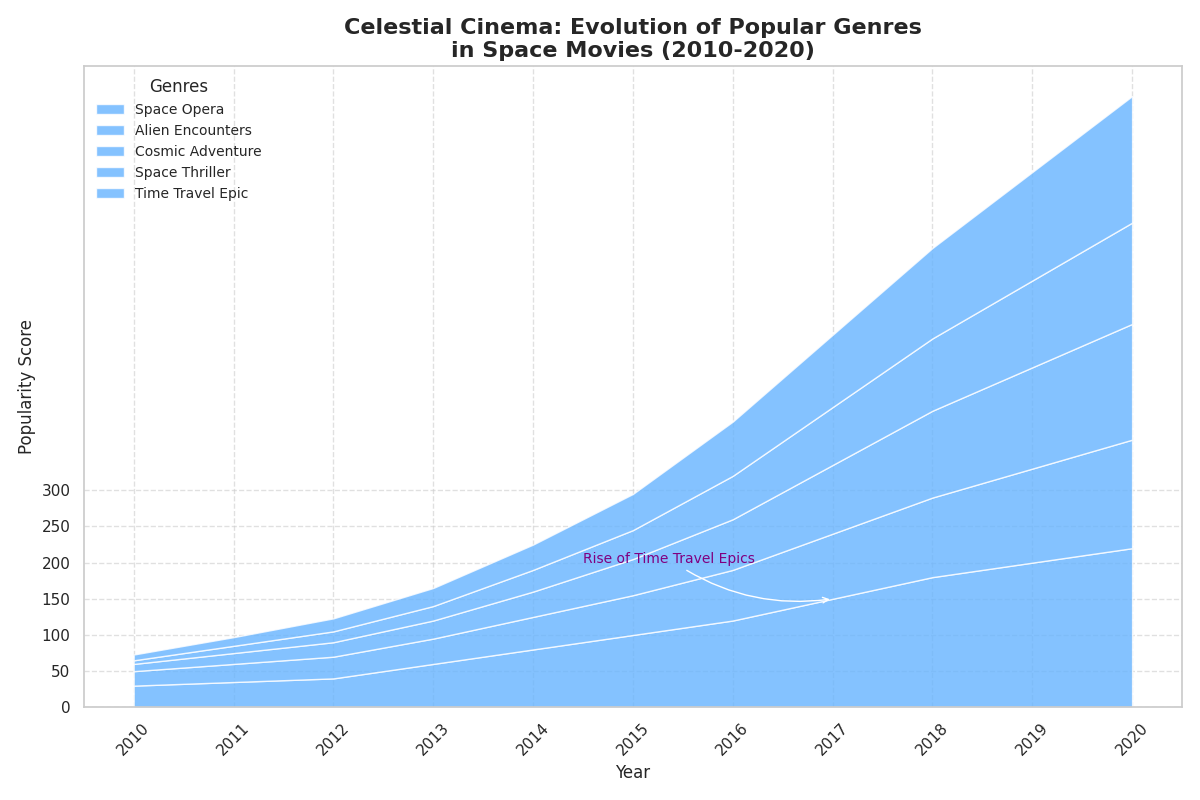

The Python source for this figure:
import matplotlib.pyplot as plt
import numpy as np

# Define the years for the x-axis
years = np.arange(2010, 2021)

# Fictional popularity scores for each genre
space_opera = np.array([30, 35, 40, 60, 80, 100, 120, 150, 180, 200, 220])
alien_encounters = np.array([20, 25, 30, 35, 45, 55, 70, 90, 110, 130, 150])
cosmic_adventure = np.array([10, 15, 20, 25, 35, 50, 70, 95, 120, 140, 160])
space_thriller = np.array([5, 10, 15, 20, 30, 40, 60, 80, 100, 120, 140])
time_travel_epic = np.array([8, 12, 18, 25, 35, 50, 75, 100, 125, 150, 175])

# Stack the data for the area chart
genre_data = np.vstack([space_opera, alien_encounters, cosmic_adventure, space_thriller, time_travel_epic])

# Create the area chart with a single consistent color
fig, ax = plt.subplots(figsize=(12, 8))
consistent_color = '#66b3ff'  # Single consistent color

ax.stackplot(years, genre_data, labels=['Space Opera', 'Alien Encounters', 'Cosmic Adventure', 'Space Thriller', 'Time Travel Epic'], colors=[consistent_color]*5, alpha=0.8)

# Customize the plot
ax.set_title('Celestial Cinema: Evolution of Popular Genres\nin Space Movies (2010-2020)', fontsize=16, fontweight='bold')
ax.set_xlabel('Year', fontsize=12)
ax.set_ylabel('Popularity Score', fontsize=12)

# Add legend and grid
ax.legend(loc='upper left', fontsize=10, title='Genres', frameon=False)
ax.grid(linestyle='--', alpha=0.6)

# Adjust x-axis labels to prevent overlap
plt.xticks(years, rotation=45)
plt.yticks(np.arange(0, 301, 50))

# Annotate a significant rise in popularity
ax.annotate('Rise of Time Travel Epics', xy=(2017, 150), xytext=(2014.5, 200),
            arrowprops=dict(facecolor='black', arrowstyle='->', connectionstyle='arc3,rad=.2'), fontsize=10, color='purple')

# Automatically adjust layout to prevent overlap
plt.tight_layout()

# Show the plot
plt.show()
